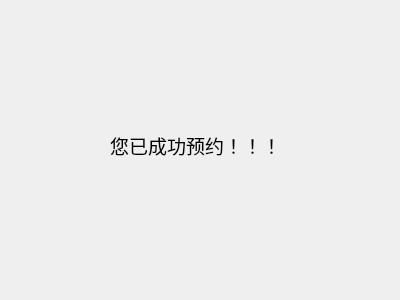
<?xml version="1.0" encoding="UTF-8"?>
<ui version="4.0">
 <class>AppointSuccessDlg</class>
 <widget class="QDialog" name="AppointSuccessDlg">
  <property name="geometry">
   <rect>
    <x>0</x>
    <y>0</y>
    <width>400</width>
    <height>300</height>
   </rect>
  </property>
  <property name="windowTitle">
   <string>Dialog</string>
  </property>
  <widget class="QLabel" name="label_warming">
   <property name="geometry">
    <rect>
     <x>110</x>
     <y>100</y>
     <width>251</width>
     <height>91</height>
    </rect>
   </property>
   <property name="font">
    <font>
     <pointsize>14</pointsize>
    </font>
   </property>
   <property name="text">
    <string>您已成功预约！！！</string>
   </property>
  </widget>
 </widget>
 <resources/>
 <connections/>
</ui>
